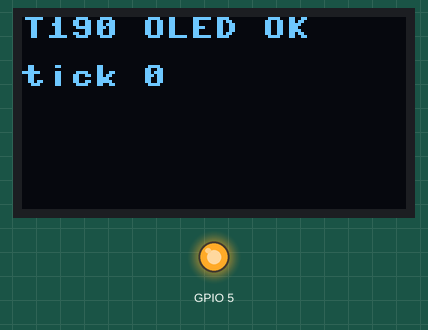
Simulated run of this program. Board: ESP32 board running MicroPython. Shown: 128×64 one-colour display, output pins drawn as LEDs (lit = HIGH). Library files of the repository ran but are not shown: ssd1306.py; what the program prints to the serial console is not drawn.

Above: at 0.3 s.
At 4.4 s:
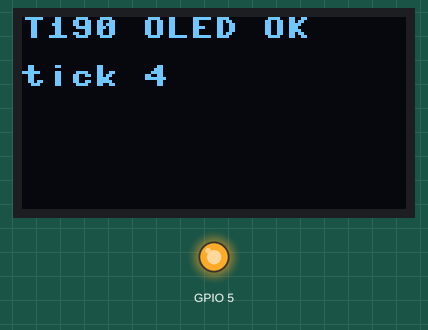
At 7.5 s:
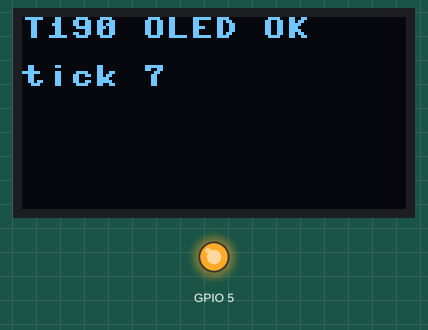
At 18.7 s:
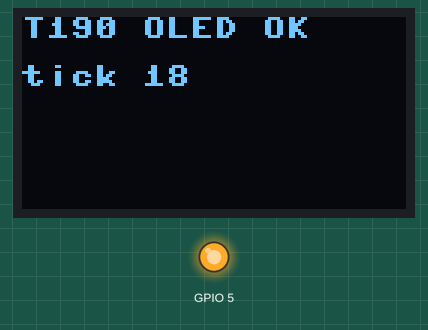
At 29.0 s:
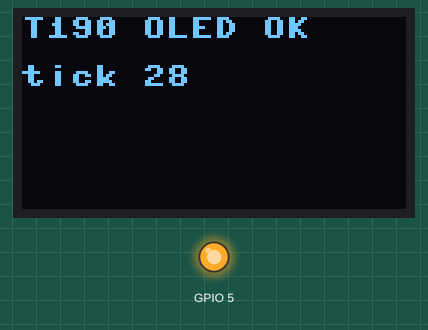
At 38.2 s:
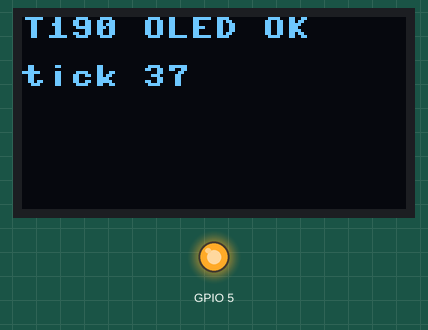

Measured:
- what the display in image 0 shows lasts 1.1 s, from 0.2 s to 1.3 s

The program:

oled_test.py
```python
# oled_test.py -- prueba de banco del OLED I2C externo de 0.96" (SSD1306)
#
# Cableado (header J2, ver PROYECTO_T190.md):
#   GPIO15 (ESP32) -> SCL del modulo OLED
#   GPIO16 (ESP32) -> SDA del modulo OLED
#   Ve_3V3 (QuickLink) -> VCC   GND -> GND
#
# El OLED se alimenta del Ve_3V3 del QuickLink (HW.VEXT_CTRL_PIN=5), el
# mismo rail conmutado que hoy usa el GPS -- no de un 3V3 constante. Por
# eso hay que habilitarlo (HW.vext_enable()) antes de usar el bus I2C.
#
# Un OLED de 0.96" es casi siempre un panel SSD1306 de 128x64 por I2C,
# direccion 0x3C (algunos modulos usan 0x3D). El driver esta en
# drivers/ssd1306.py (SSD1306_I2C).
#
# GPIO15/16 tambien son XTAL_32K_P/N: solo sirven como I2C si no hay un
# cristal de 32.768 kHz montado en esos pines (no es el caso en el T190).
#
# Uso: mpremote run oled_test.py   (o copiar al ESP32 y ejecutar desde el REPL)
# Ctrl-C para detener.

import time

import HW
from drivers.ssd1306 import SSD1306_I2C

OLED_WIDTH = 128
OLED_HEIGHT = 64

HW.vext_enable()
time.sleep_ms(50)  # settle del Ve_3V3 antes de hablarle al OLED por I2C

i2c = HW.make_oled_i2c()
print("Scan I2C (SCL={} SDA={}):".format(HW.OLED_I2C_SCL_PIN, HW.OLED_I2C_SDA_PIN))
found = i2c.scan()
print(["0x{:02X}".format(addr) for addr in found])

if not found:
    raise SystemExit(
        "Nadie contesto en el bus I2C. Revisar VCC/GND del modulo, "
        "que SCL/SDA no esten invertidos, y que tenga pull-ups a 3.3V."
    )

addr = 0x3C if 0x3C in found else found[0]
oled = SSD1306_I2C(OLED_WIDTH, OLED_HEIGHT, i2c, addr=addr)

oled.fill(0)
oled.text("T190 OLED OK", 0, 0)
oled.text("addr 0x{:02X}".format(addr), 0, 16)
oled.show()
print("Si el texto se ve en el OLED, el driver y el cableado estan bien.")

n = 0
try:
    while True:
        oled.fill(0)
        oled.text("T190 OLED OK", 0, 0)
        oled.text("tick {}".format(n), 0, 16)
        oled.show()
        n += 1
        time.sleep(1)
except KeyboardInterrupt:
    pass
```

HW.py
```python
# HW.py
# Pin map y helpers para Heltec Vision Master T190 (ESP32-S3R8) con MicroPython.
# Display TFT 170x320 integrado (N190-1732TBWPG01-C30).
# Hardware map for the T190 gateway: TFT, onboard SX1262, GPS, system battery
# measurement, and header GPIOs available for future peripherals.

import machine
import time

# ── Display TFT integrado (SPI interno, NO en headers) ──────────────────────
# Controlador: ST7789 (170 RGB x 320, 4-wire SPI)
TFT_MOSI   = 48   # TFT_SDA
TFT_SCK    = 38   # TFT_SCL
TFT_CS     = 39   # TFT_CS
TFT_DC     = 47   # TFT_RS  (Data/Command)
TFT_RST    = 40   # TFT_RST
TFT_BL     = 17   # LEDK_EN (backlight enable, HIGH = encendido)
TFT_PWR    = 7    # VTFT_Ctrl (P-MOSFET, LOW = display encendido)

TFT_WIDTH  = 170
TFT_HEIGHT = 320
TFT_SPI_ID = 1
TFT_BAUDRATE = 40_000_000

# ── LoRa HT-RA62 (SX1262) onboard — reservado para la radio ─────────────────
# El modulo LoRa esta soldado a estos GPIO; no reasignarlos a periféricos.
LORA_SCK   = 9    # J3-6
LORA_MOSI  = 10   # J3-5
LORA_MISO  = 11   # J3-4
LORA_CS    = 8    # J3-7  (NSS)
LORA_RST   = 12   # J3-3
LORA_BUSY  = 13   # J2-5
LORA_DIO1  = 14   # J2-6
LORA_FREQ_MHZ = 915.0   # cambiar a 868.0 en Europa
LORA_BW_KHZ = 125.0
LORA_SF = 9
LORA_CR = 6
LORA_SYNC_WORD = 0x12
LORA_POWER_DBM = 17
LORA_PREAMBLE_LEN = 12
LORA_CURRENT_LIMIT_MA = 80
LORA_TCXO_VOLTAGE = 1.6

# ── MicroSD SPI — comparte lineas con el SX1262 ─────────────────────────────
# Pendiente de integrar ambos dispositivos sobre el mismo objeto SPI.
SD_SPI_ID = 2
SD_SCK_PIN = LORA_SCK
SD_MOSI_PIN = LORA_MOSI
SD_MISO_PIN = LORA_MISO
SD_CS_PIN = 4             # GPIO junto al CS LoRa (GPIO8), independiente
SD_CS_ACTIVE_LEVEL = 0

# ── OLED I2C externo ────────────────────────────────────────────────────────
# GPIO15/16 tambien son XTAL_32K_P/N; usarlos como I2C implica no montar ni
# habilitar un cristal externo de 32.768 kHz en esos pines.
OLED_I2C_ID = 0
OLED_I2C_SCL_PIN = 15
OLED_I2C_SDA_PIN = 16
OLED_I2C_FREQ = 400_000

# ── Botonería ────────────────────────────────────────────────────────────────
# El T190 expone dos botones utilizables por firmware:
PAGE_BTN_PIN   = 21   # USER_KEY S3 — activo-bajo, pull-up externo 10K a 3.3V
                       # corto: anterior; doble: reset viaje; largo: waypoint;
                       # EXTRA >=2.2 s: deep sleep al soltar. Flancos activos
                       # en LOW; gestos de InterruptPageButton.
BTN0_PIN       = 0    # BOOT/PRG — activo-bajo, pull-up interno. Strapping pin
                       # de boot (solo se evalua para entrar a modo bootloader
                       # durante power-on/reset real); en runtime es un GPIO
                       # normal, ya usado asi en loralcd_test.py/madctl_test.py.
                       # NOTA: startup_cleanup.py lo lee UNA VEZ al bootear como
                       # gatillo de recuperacion (mantenido bajo -> borra
                       # main.py) -- no interfiere con leerlo despues en el loop
                       # principal, una vez que main.py ya esta corriendo.
                       # LED2 naranja tambien comparte GPIO0 (activo-bajo);
                       # mantenerlo como entrada mientras se usa BTN0.
                       # Solo short: pantalla siguiente (navegacion simple,
                       # a proposito, para minimizar error manejando).
# No hay un GPIO de START dedicado expuesto en los headers del T190. La
# captura de largada GPS se asigna a la pulsacion larga del boton PAGE.

# ── Batería del sistema (ADC interno) ───────────────────────────────────────
VBAT_ADC_PIN = 6            # VBAT_Read, divisor R9=390K / R11=100K
VBAT_ADC_CTRL_PIN = 46      # ADC_Ctrl; GPIO46 es strapping, se conmuta ya en runtime
VBAT_ADC_CTRL_ON = 1
VBAT_ADC_CTRL_OFF = 0
VBAT_DIV_RATIO = (390 + 100) / 100.0
VBAT_ADC_DISCARD_SAMPLES = 8
VBAT_ADC_SAMPLES = 9
VBAT_ADC_SAMPLE_INTERVAL_MS = 10
VBAT_ADC_SETTLE_MS = 50

# ── VEXT (salida 3.3V conmutable para sensores externos) ────────────────────
VEXT_CTRL_PIN = 5           # Ve_Ctrl — HIGH conecta Ve_3V3 al QuickLink
VEXT_CTRL_ON = 1
VEXT_CTRL_OFF = 0

# ── GPS conectado al QuickLink ──────────────────────────────────────────────
GPS_UART_ID = 1
GPS_RX_PIN = 1              # QL_SCL / GPIO1 <- TX del GPS
GPS_TX_PIN = 2              # QL_SDA / GPIO2 -> RX del GPS
GPS_BAUDRATE = 9600

# ── Pines de placa adicionales (segun el esquema HT-VMT190) ─────────────────
STATUS_LED_PIN = 0           # LED2 naranja, compartido con BOOT; activo en LOW
STATUS_LED_ACTIVE_LEVEL = 0
TP_INT_PIN = 18              # net TP_INT, no usado por la pantalla actual
TP_RST_PIN = 41              # net TP_RST / test pad
TP_SCL_PIN = 42              # net TP_SCL / test pad
TP_SDA_PIN = 45              # net TP_SDA / test pad
USB_DM_PIN = 19              # USB nativo D-
USB_DP_PIN = 20              # USB nativo D+
UART0_TX_PIN = 43            # consola REPL
UART0_RX_PIN = 44            # consola REPL

# GPIO4 esta reservado como CS de microSD (todavia sin driver); GPIO3 queda
# libre y GPIO15/16 quedan asignados al OLED I2C.
HEADER_UNASSIGNED_PINS = (3,)

# ── Deep sleep wake ─────────────────────────────────────────────────────────
MAIN_WAKE_PIN = 21   # Boton usuario S3

# ── UART0 debug / REPL (J2 pines 9 y 10) ────────────────────────────────────
# GPIO43 = U0_TXD,  GPIO44 = U0_RXD  (tambien via USB-JTAG/CDC)


# ── Utilidades ───────────────────────────────────────────────────────────────

def make_input(pin_num, pull=None):
    if pull:
        return machine.Pin(pin_num, machine.Pin.IN, pull)
    return machine.Pin(pin_num, machine.Pin.IN)


def make_output(pin_num, *, value=1):
    pin = machine.Pin(pin_num, machine.Pin.OUT)
    pin.value(value)
    return pin


def display_power_on():
    """Enciende el display (VTFT_Ctrl LOW activa el P-MOSFET)."""
    make_output(TFT_PWR, value=0)


def display_power_off():
    make_output(TFT_PWR, value=1)


def backlight_on():
    make_output(TFT_BL, value=1)


def backlight_off():
    make_output(TFT_BL, value=0)


def vext_enable():
    make_output(VEXT_CTRL_PIN, value=VEXT_CTRL_ON)


def vext_disable():
    make_output(VEXT_CTRL_PIN, value=VEXT_CTRL_OFF)


def make_oled_i2c():
    """Bus I2C para el OLED externo (GPIO15 SCL / GPIO16 SDA)."""
    return machine.I2C(OLED_I2C_ID,
                        scl=machine.Pin(OLED_I2C_SCL_PIN),
                        sda=machine.Pin(OLED_I2C_SDA_PIN),
                        freq=OLED_I2C_FREQ)


def read_system_battery_sample():
    """Devuelve VBAT, voltaje en GPIO6 y ADC crudo para diagnóstico."""
    ctrl = machine.Pin(VBAT_ADC_CTRL_PIN, machine.Pin.OUT,
                       value=VBAT_ADC_CTRL_ON)
    try:
        time.sleep_ms(VBAT_ADC_SETTLE_MS)
        adc = machine.ADC(machine.Pin(VBAT_ADC_PIN))
        read_uv = getattr(adc, "read_uv", None)
        try:
            attenuation = (machine.ADC.ATTN_6DB if callable(read_uv)
                           else machine.ADC.ATTN_11DB)
            adc.atten(attenuation)
        except AttributeError:
            adc.atten(machine.ADC.ATTN_11DB)

        if callable(read_uv):
            read_pin_voltage = lambda: read_uv() / 1_000_000.0
            read_method = "read_uv"
        else:
            width = getattr(machine.ADC, "WIDTH_12BIT", None)
            set_width = getattr(adc, "width", None)
            if width is not None and callable(set_width):
                set_width(width)
            read_pin_voltage = lambda: adc.read() * 3.3 / 4095.0
            read_method = "raw_aprox"

        for _ in range(VBAT_ADC_DISCARD_SAMPLES):
            time.sleep_ms(VBAT_ADC_SAMPLE_INTERVAL_MS)
            read_pin_voltage()
            adc.read()
        samples = []
        raw_samples = []
        for _ in range(VBAT_ADC_SAMPLES):
            time.sleep_ms(VBAT_ADC_SAMPLE_INTERVAL_MS)
            samples.append(read_pin_voltage())
            raw_samples.append(adc.read())
        samples.sort()
        raw_samples.sort()
        pin_voltage = samples[len(samples) // 2]
        voltage = pin_voltage * VBAT_DIV_RATIO
        if not 2.5 <= voltage <= 4.5:
            raise ValueError("VBAT T190 fuera de rango: {:.2f} V".format(voltage))
        return {
            "voltage_v": voltage,
            "pin_voltage_v": pin_voltage,
            "raw_median": raw_samples[len(raw_samples) // 2],
            "read_method": read_method,
        }
    finally:
        ctrl.value(VBAT_ADC_CTRL_OFF)


def read_system_battery_v():
    """Lee VBAT del T190 y devuelve la mediana de las muestras."""
    return read_system_battery_sample()["voltage_v"]
```
